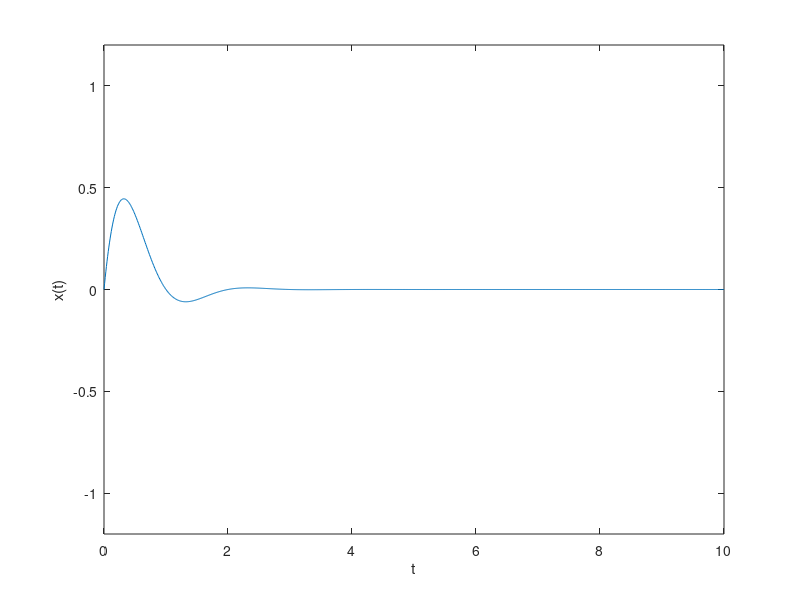

The MATLAB script that drew this image:
close all
clear
clc
a = 2;
omega = pi;
N = 1024;
t = linspace(0,10,N);
x = exp(-a*t).*sin(omega*t);
figure(1)
plot(t,x);
axis([0 10 -1.2 1.2])
xlabel('t'); ylabel('x(t)');
